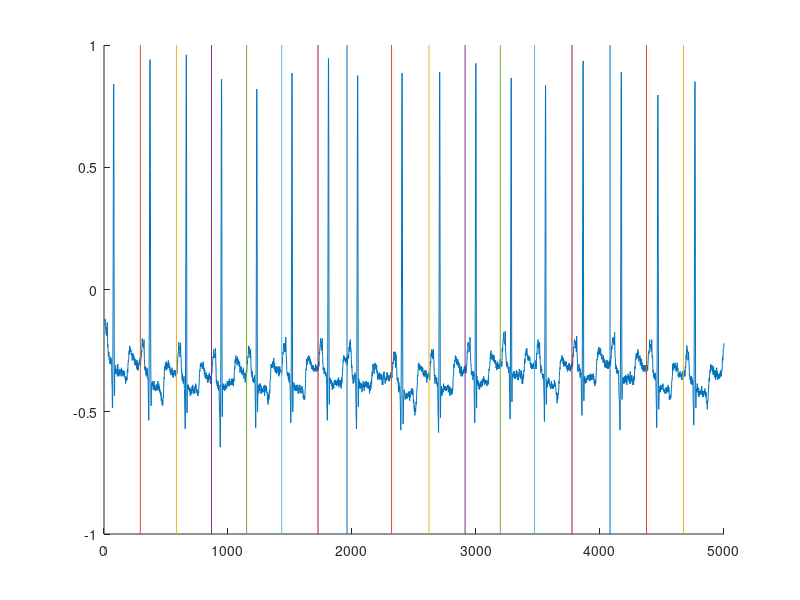

Recreate this plot in MATLAB.
% Segmenting with no interpolation

clear all
load('data1.mat');

sig3 = sig(1:5000);
Signal = sig3;

sample_rate = 360;  % in Hz
min_Pattern_Length = 0.6*sample_rate; % in seconds
max_Pattern_Length = 1*sample_rate;   % in seconds
Window_Length = 2*min_Pattern_Length;
step = 5; % step for interpolation optimization
% Objective = zeros(Window_Length - min_Pattern_Length);
min_Window_Length = 2*min_Pattern_Length - max_Pattern_Length;

begin_Index = 1;
p = 1;

while begin_Index + Window_Length < length(Signal);
    
iter = 0;
for w = (Window_Length - max_Pattern_Length):(Window_Length - min_Pattern_Length)
    iter = iter + 1;
    P2 = Signal(Window_Length + begin_Index - w:begin_Index+Window_Length-1); %P2: second pattern
    P1 = Signal(begin_Index:begin_Index+w-1); %P1: first pattern

    Objective(iter) =sum((P1 - P2).^2);
end

[~,par] = min(Objective);
Partition_Position(p) = begin_Index + max_Pattern_Length - par;
begin_Index = Partition_Position(p);
p = p + 1;
end

figure; hold on;
 plot(Signal)
for idx = 1 : length(Partition_Position)
    plot([Partition_Position(idx) Partition_Position(idx)], [-1 1]);
end
